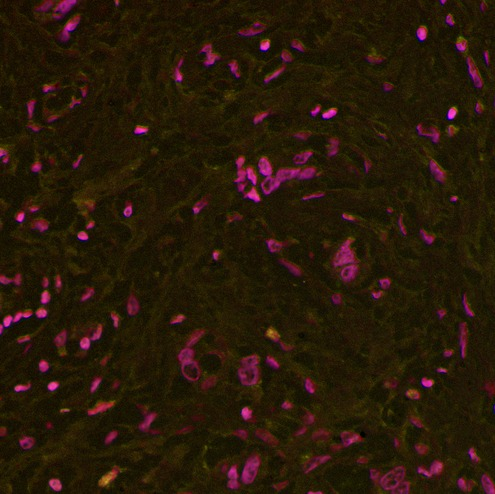
#> input picture images/004_5159be00ea30524dc200beca.jpg, 495 x 494 px; its folder holds only this picture in this run
$ python -i cellextractor.py   (imports and definitions only)   (Python 2 division)   (older library calls are emulated)
#> lines starting #> are read from the running program, lines starting #| are printed output that depends on the picture; after the words box and inside, x2 and y2 are one past the last pixel; in counts of white or black regions, pixels touching at a corner belong together
import numpy as np
import sys, re, os, cv2
import tempfile
import zipfile
import shutil
from flask import Flask
#import matplotlib.pyplot as plt

# this was generated by first drawing a perfect circle in a 20px square image (see circle.jpg)
# then the contours of the perfect circle were found, printed and pasted here
perfect_circle = np.array([[[ 1,  1]], [[ 1,  4]], [[ 2,  5]], [[ 2,  6]], [[ 1,  7]], [[ 1, 12]], [[ 2, 13]], [[ 2, 14]], [[ 1, 15]], [[ 1, 18]], [[ 4, 18]], [[ 5, 17]], [[ 6, 17]], [[ 7, 18]], [[12, 18]], [[13, 17]], [[14, 17]], [[15, 18]], [[18, 18]], [[18, 15]], [[17, 14]], [[17, 13]], [[18, 12]], [[18,  7]], [[17,  6]], [[17,  5]], [[18,  4]], [[18,  1]], [[15,  1]], [[14,  2]], [[13,  2]], [[12,  1]], [[ 7,  1]], [[ 6,  2]], [[ 5,  2]], [[ 4,  1]]])

# some constants
circle_similarity_threshold = 0.9
max_size_threshold = 30
min_size_threshold = 10

# connecting to the temp folder
TEMP_FOLDER = 'temp'
# [1 line not run here, left out]
# [1 line that did not run here, left out]

# [57 lines left out: function main, not called in this run]

    # [14 lines of commented-out code are left out]
def getOptimalThreshold(src_gray):

    # [11 lines of commented-out code are left out]

    return getOptimalThreshold_maximiseCellCountNoOutliers(src_gray)

# returns a list of nonzero cells minus any outliers
def reject_outliers(cells):

    # calculate the standard deviation of the list
    d = abs(cells - np.mean(cells))
    mdev = np.std(cells)
    s = d/mdev if mdev else 0.

    thresholds = range(0,255)
    nonoutlier_cells = []
    nonoutlier_thresholds = []

    # get rid of outliers
    for i in range(0,len(cells)):

        if s[i] < 2.0:
            nonoutlier_cells.append(cells[i])
            nonoutlier_thresholds.append(thresholds[i])

    # cut off the first and last 10% of values from the list
    chop_factor = abs(len(nonoutlier_cells)/10)
    nonoutlier_cells = nonoutlier_cells[chop_factor:len(nonoutlier_cells)-chop_factor]
    nonoutlier_thresholds = nonoutlier_thresholds[chop_factor:len(nonoutlier_thresholds)-chop_factor]

    return nonoutlier_thresholds, nonoutlier_cells

# finds the optimal threshold by searching for the maximum cells found minus any outliers
def getOptimalThreshold_maximiseCellCountNoOutliers(src_gray):

    optimal_threshold = 0
    max_cells_found = 0

    allcells_found = []

    for threshold in range(0,255):

        # find contours
        ret, dst = cv2.threshold(src_gray, threshold, 255, 0)
        _, contours, hierarchy = cv2.findContours(dst, cv2.RETR_TREE, cv2.CHAIN_APPROX_SIMPLE)

        # count contours
        cells_found = 0;
        for i in range(0,len(contours)):

            if cv2.matchShapes(contours[i], perfect_circle, 1, 0) <= circle_similarity_threshold:

                x,y,w,h = cv2.boundingRect(contours[i])

                if w <= max_size_threshold and h <= max_size_threshold and w >= min_size_threshold and h >= min_size_threshold:

                    cells_found += 1

        allcells_found.append(cells_found)

        #print "Number of cells found: ", threshold, cells_found

    thresholds, allcells_found = reject_outliers(allcells_found)

    max_cells_found = 0

    for i in range(len(allcells_found)):

        if allcells_found[i] >= max_cells_found:
            max_cells_found = allcells_found[i]
            optimal_threshold = thresholds[i]

    # [4 lines of commented-out code are left out]

    return optimal_threshold

# finds the optimal threshold by searching for the maximum cells found
# [39 lines left out: functions getOptimalThreshold_maximiseCellCount, zipdir, not called in this run]

# [2 lines not run here, left out]

>>> import cv2
>>> picture = cv2.imread('images/004_5159be00ea30524dc200beca.jpg', cv2.IMREAD_GRAYSCALE)
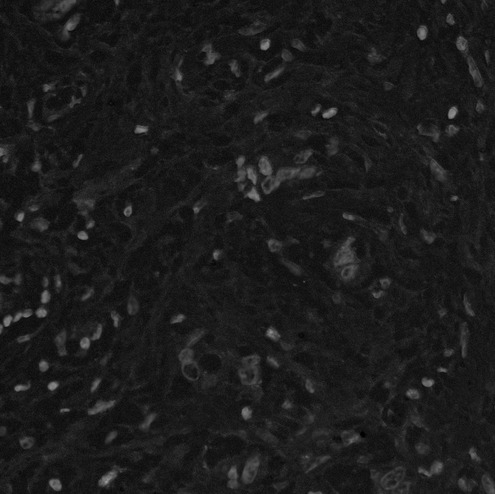
#> picture: shape (494, 495); min 0, max 157, mean 27.8
>>> result = getOptimalThreshold(picture)
#> the loop in getOptimalThreshold_maximiseCellCountNoOutliers, `for threshold in range(0,255):` made 255 passes
#> pass 1, in getOptimalThreshold_maximiseCellCountNoOutliers, `ret, dst = cv2.threshold(src_gray, threshold, 255, 0)`:
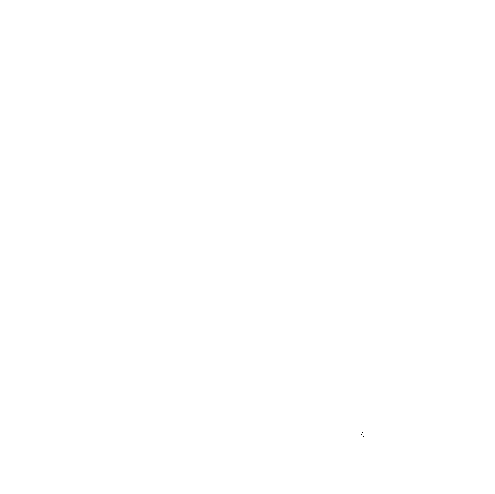
#> dst: shape (494, 495); 100% white; black in thin lines or dots, all inside (x1, y1, x2, y2) = (361, 432, 364, 437)
#> after the loop in getOptimalThreshold_maximiseCellCountNoOutliers, `for threshold in range(0,255):`: dst: shape (494, 495); every value is 0
#> after the loop in getOptimalThreshold_maximiseCellCountNoOutliers, `for threshold in range(0,255):`: allcells_found = 255 values, max 209 at index 22, min 0 at index 0, mean 15.04
#> in reject_outliers, `d = abs(cells - np.mean(cells))`: d = 255 values, max 194 at index 22, min 0.0353 at index 68, mean 22.54
#> in reject_outliers, `mdev = np.std(cells)`: mdev = 35.01
#> in reject_outliers, `s = d/mdev if mdev else 0.`: s = 255 values, max 5.54 at index 22, min 0.00101 at index 68, mean 0.644
#> after the loop in reject_outliers, `for i in range(0,len(cells)):`: nonoutlier_cells = 245 values, max 85 at index 24, min 0 at index 0, mean 9.79; nonoutlier_thresholds = 245 values from 0 to 254
#> in reject_outliers, `chop_factor = abs(len(nonoutlier_cells)/10)`: chop_factor = 24
#> in reject_outliers, `nonoutlier_cells = nonoutlier_cells[chop_factor:len(nonoutlier_cells)-..`: nonoutlier_cells = 197 values, max 85 at index 0, min 0 at index 71, mean 9.44
#> in reject_outliers, `nonoutlier_thresholds = nonoutlier_thresholds[chop_factor:len(nonoutli..`: nonoutlier_thresholds = 197 values from 34 to 230
#> in getOptimalThreshold_maximiseCellCountNoOutliers, `thresholds, allcells_found = reject_outliers(allcells_found)`: allcells_found has the same summary as nonoutlier_cells in reject_outliers
#> the loop in getOptimalThreshold_maximiseCellCountNoOutliers, `for i in range(len(allcells_found)): ` made 197 passes
#> (max_cells_found, optimal_threshold) on passes 1 to 2: (85, 34), (85, 35)
#> after the loop in getOptimalThreshold_maximiseCellCountNoOutliers, `for i in range(len(allcells_found)):`: max_cells_found = 85; optimal_threshold = 35
#> result = 35

$ run again, on images/006_5159c394ea30524dc200e1e4.jpg
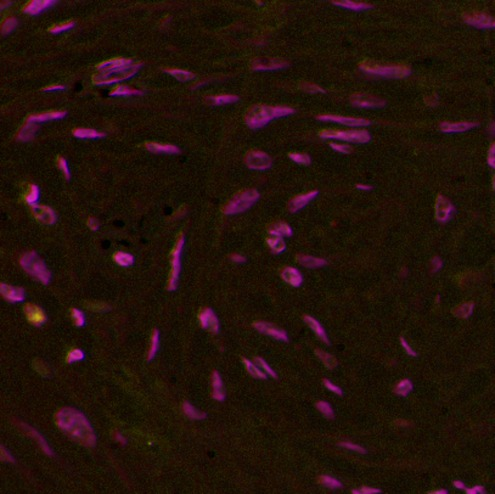
#> input picture images/006_5159c394ea30524dc200e1e4.jpg, 495 x 494 px
#> `picture = cv2.imread('images/004_5159be00ea30524dc200beca.jpg', cv2.IM..`:
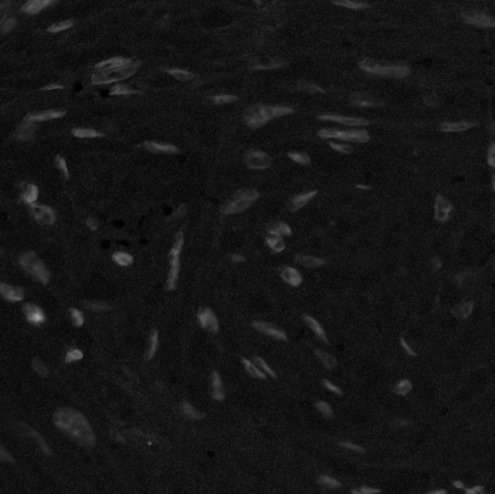
#> picture: shape (494, 495); min 0, max 158, mean 21.1
#> after the loop in getOptimalThreshold_maximiseCellCountNoOutliers, `for threshold in range(0,255):`: allcells_found = 255 values, max 223 at index 16, min 0 at index 0, mean 7.78
#> d = 255 values, max 215.2 at index 16, min 0.216 at index 10, mean 11.31
#> mdev = 24.18
#> s = 255 values, max 8.9 at index 16, min 0.00892 at index 10, mean 0.468
#> after the loop in reject_outliers, `for i in range(0,len(cells)):`: nonoutlier_cells = 250 values, max 49 at index 13, min 0 at index 0, mean 4.84; nonoutlier_thresholds = 250 values from 0 to 254
#> chop_factor = 25
#> in reject_outliers, `nonoutlier_cells = nonoutlier_cells[chop_factor:len(nonoutlier_cells)-..`: nonoutlier_cells = 200 values, max 32 at index 0, min 0 at index 64, mean 3.6
#> in reject_outliers, `nonoutlier_thresholds = nonoutlier_thresholds[chop_factor:len(nonoutli..`: nonoutlier_thresholds = 200 values from 30 to 229
#> in getOptimalThreshold_maximiseCellCountNoOutliers, `thresholds, allcells_found = reject_outliers(allcells_found)`: allcells_found has the same summary as nonoutlier_cells in reject_outliers
#> the loop in getOptimalThreshold_maximiseCellCountNoOutliers, `for i in range(len(allcells_found)): ` made 200 passes
#> (max_cells_found, optimal_threshold) on pass 1: (32, 30)
#> after the loop in getOptimalThreshold_maximiseCellCountNoOutliers, `for i in range(len(allcells_found)):`: max_cells_found = 32; optimal_threshold = 30
